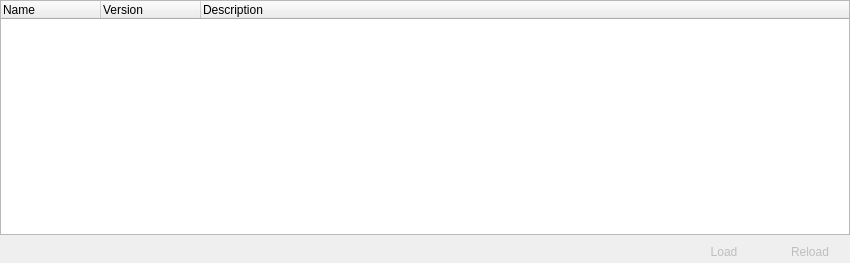
<ui version="4.0" >
 <author></author>
 <comment></comment>
 <exportmacro></exportmacro>
 <class>RzxLoaderUI</class>
 <widget class="QWidget" name="RzxLoaderUI" >
  <property name="geometry" >
   <rect>
    <x>0</x>
    <y>0</y>
    <width>850</width>
    <height>263</height>
   </rect>
  </property>
  <property name="windowTitle" >
   <string>Form</string>
  </property>
  <layout class="QGridLayout" >
   <property name="margin" >
    <number>0</number>
   </property>
   <property name="spacing" >
    <number>6</number>
   </property>
   <item row="0" column="0" colspan="3" >
    <widget class="QTreeWidget" name="treeModules" >
     <property name="rootIsDecorated" >
      <bool>false</bool>
     </property>
     <property name="uniformRowHeights" >
      <bool>true</bool>
     </property>
     <property name="itemsExpandable" >
      <bool>false</bool>
     </property>
     <column>
      <property name="text" >
       <string>Name</string>
      </property>
     </column>
     <column>
      <property name="text" >
       <string>Version</string>
      </property>
     </column>
     <column>
      <property name="text" >
       <string>Description</string>
      </property>
     </column>
    </widget>
   </item>
   <item row="1" column="0" >
    <spacer>
     <property name="orientation" >
      <enum>Qt::Horizontal</enum>
     </property>
     <property name="sizeHint" >
      <size>
       <width>571</width>
       <height>20</height>
      </size>
     </property>
    </spacer>
   </item>
   <item row="1" column="2" >
    <widget class="QPushButton" name="btnReload" >
     <property name="enabled" >
      <bool>false</bool>
     </property>
     <property name="text" >
      <string>Reload</string>
     </property>
     <property name="flat" >
      <bool>true</bool>
     </property>
    </widget>
   </item>
   <item row="1" column="1" >
    <widget class="QPushButton" name="btnLoad" >
     <property name="enabled" >
      <bool>false</bool>
     </property>
     <property name="text" >
      <string>Load</string>
     </property>
     <property name="flat" >
      <bool>true</bool>
     </property>
    </widget>
   </item>
  </layout>
 </widget>
 <layoutdefault spacing="6" margin="0" />
 <pixmapfunction></pixmapfunction>
 <includes/>
 <resources/>
 <connections/>
</ui>
